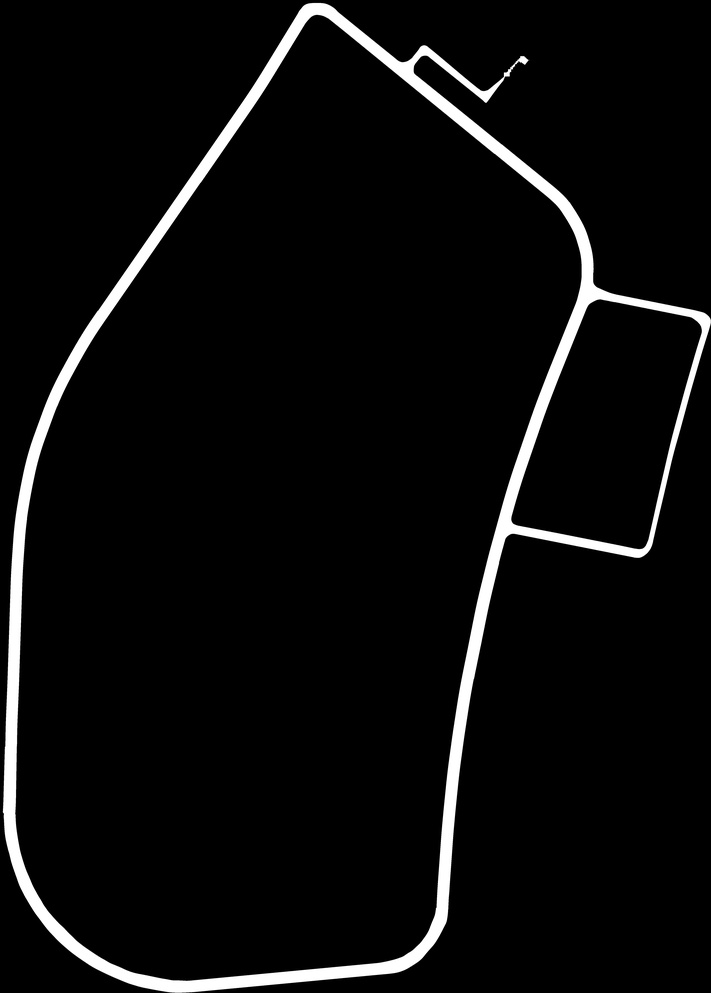
#> input picture env3.jpg, 711 x 993 px, shrunk from 4786 x 6685 before the run, found by its file name
$ python test.py
#> lines starting #> are read from the running program, lines starting #| are printed output that depends on the picture; after the words box and inside, x2 and y2 are one past the last pixel; in counts of white or black regions, pixels touching at a corner belong together
### Env.py
import random
import numpy as np
import cv2


class Environment:
    def __init__(self, env_png=r"C:\Users\Mr.D\Desktop\A\env4.png"):
        """
        初始化环境类。

        参数:
            env_png (str): 环境图像文件路径，默认值为指定路径。
        """

        self.read_env(env_png)  # 读取环境图像并进行预处理
        self.erode_env = self.erode(4)
        self.using_env = self.erode_env  # 算法中预规划使用膨胀后的地图
        self.rows = self.bin_env.shape[0]  # 获取地图行数
        self.columns = self.bin_env.shape[1]  # 获取地图列数
        self.start = None
        self.goal = None
        self.set_start_goal()  # 设置随机起点和终点

    def set_start_goal(self):
        """
        设定随机的起点和终点。

        该方法从非障碍物的位置中随机选择一个点作为起点，然后从剩余的非障碍物位置中随机选择一个点作为终点。
        """
        # 找到所有非障碍物的位置
        valid_positions = [(x, y) for x in range(self.rows) for y in range(self.columns) if self.bin_env[x][y] != 0]

        # 随机选择起点
        start_index = random.choice(valid_positions)
        self.start = start_index
        valid_positions.remove(start_index)

        # 从剩下的位置中选择终点
        goal_index = random.choice(valid_positions)
        self.goal = goal_index

    def rgb2gray(self, rgb_img):
        """
        将原始图像转为灰度图。

        参数:
            rgb_img (numpy.ndarray): 原始RGB图像。

        返回:
            numpy.ndarray: 转换后的灰度图。
        """
        gray = rgb_img[:, :, 0] * 0.295 + rgb_img[:, :, 1] * 0.587 + rgb_img[:, :, 2] * 0.114
        return gray.astype(np.uint8)

    def im_binary(self, gray_image, t=100):
        """
        将灰度图转为二值图（黑白图）。

        参数:
            gray_image (numpy.ndarray): 灰度图。
            t (int): 阈值，默认为80。

        返回:
            numpy.ndarray: 转换后的二值图。
        """
        binary_image = np.zeros(shape=(gray_image.shape[0], gray_image.shape[1]), dtype=np.uint8)
        for i in range(gray_image.shape[0]):
            for j in range(gray_image.shape[1]):
                if gray_image[i][j] > t:
                    binary_image[i][j] = 0
                else:
                    binary_image[i][j] = 1
        return binary_image

    def read_env(self, env_png):
        """
        读取环境图像并进行预处理。

        参数:
            env_png (str): 环境图像文件路径。
        """
#> called with env_png = 'C:\\Users\\Mr.D\\Desktop\\A2\\env3.jpg'

        self.origin_env = np.array(cv2.imread(env_png))  # 读取环境图像
#> self.origin_env is the input picture: shape (993, 711, 3); min 0, max 255, mean 12.4
        self.gray_img = 255 - self.rgb2gray(self.origin_env)  # 将图像转换为灰度图，并反转颜色
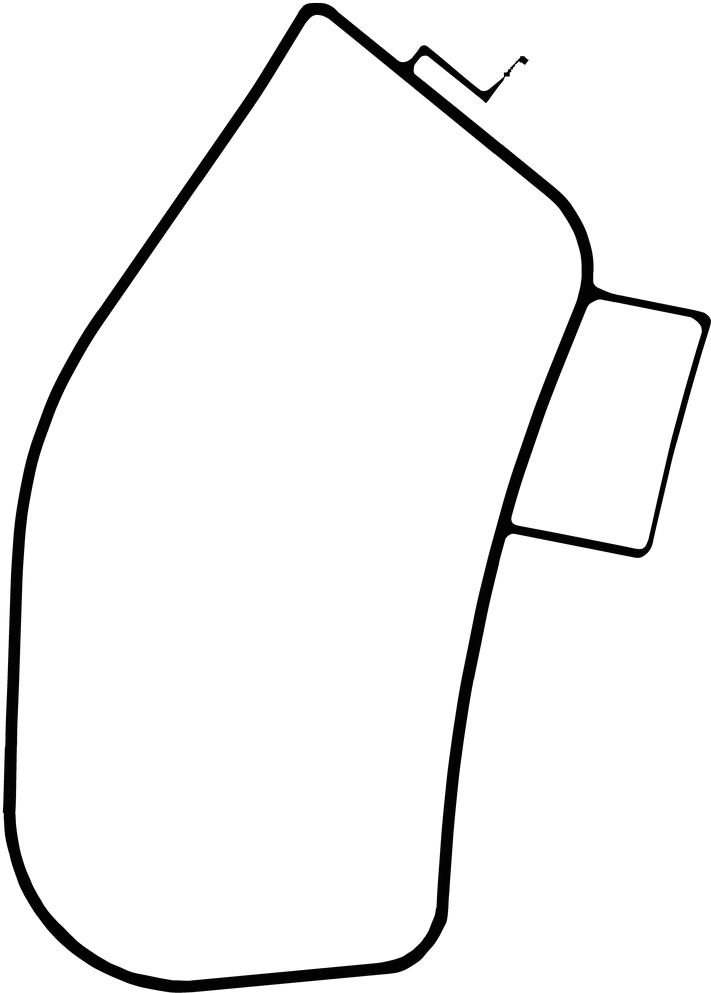
#> self.gray_img: shape (993, 711); min 2, max 255, mean 242.7
        self.bin_env = self.im_binary(self.gray_img)  # 将灰度图转换为二值图
#> after the loop in im_binary, `for i in range(gray_image.shape[0]):`: binary_image: shape (993, 711); values 0 (black) and 1 (white), 4.8% white; 1 white region, box (x1, y1, x2, y2) and area: (3, 3, 711, 993) 33644

    def erode(self, kernel_size, iterations=2):
        """
        对二值图进行腐蚀操作。

        参数:
            kernel_size (int): 腐蚀核大小。
            iterations (int): 腐蚀迭代次数，默认为2。

        返回:
            numpy.ndarray: 腐蚀后的二值图。
        """
#> called with kernel_size = 4, iterations = 2
        kernel = np.ones((kernel_size, kernel_size), np.uint8)
        erode_env = cv2.erode(self.bin_env, kernel, iterations=iterations)
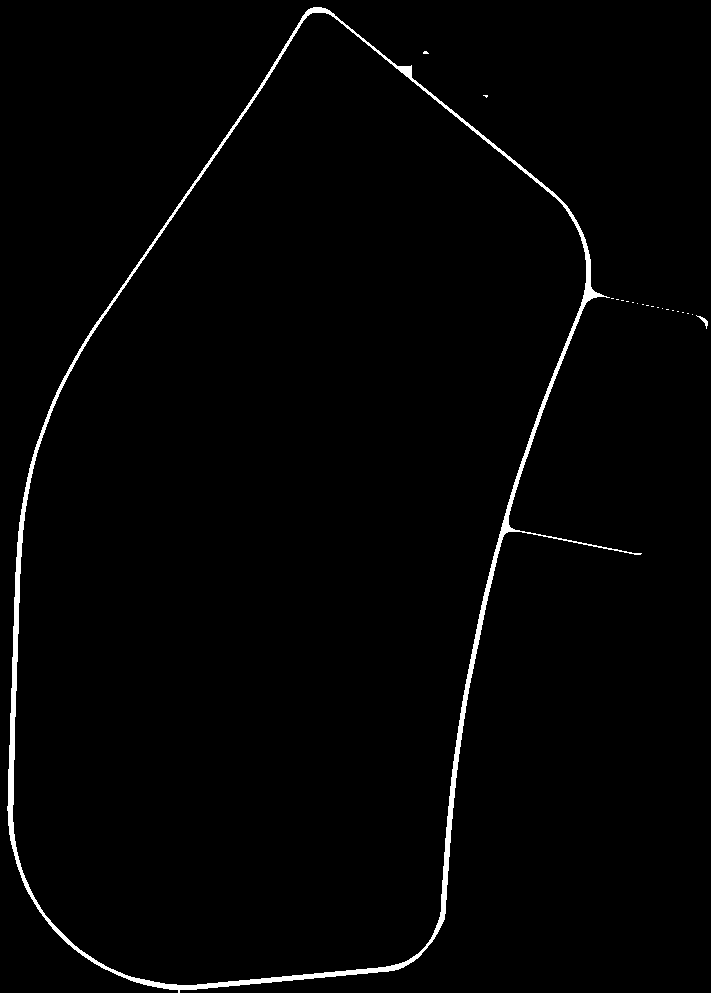
#> erode_env: shape (993, 711); values 0 (black) and 1 (white), 1.6% white; 21 white regions (19 under 20 px), largest, box (x1, y1, x2, y2) and area: (7, 7, 642, 993) 10903, (696, 315, 708, 329) 45
        return erode_env

    # [14 lines left out: function dilate, not called in this run]

### RLP2.py
import copy
from scipy.spatial import distance
from Env import Environment
from Bezier import *


class RightLeaningPlanning:
    def __init__(self, env="C:\\Users\\Mr.D\\Desktop\\A2\\env1.jpg"):
        """
        初始化右倾规划类。

        参数:
            env (str): 环境图像文件路径，默认值为指定路径。
        """
        self.env = Environment(env)  # 创建环境实例
#> in set_start_goal, `valid_positions = [(x, y) for x in range(self.rows) for y in range(sel..`: valid_positions = 33644 items
#> in set_start_goal, `start_index = random.choice(valid_positions)`: start_index = (788, 4)
#> in set_start_goal, `goal_index = random.choice(valid_positions)`: goal_index = (885, 25)
        # self.env.start = (634, 592)
        # self.env.goal = (359, 1685)
        print('start', self.env.start, 'goal', self.env.goal)
        self.start = self.get_vaild_point(self.env.start)
        self.goal = self.get_vaild_point(self.env.goal)
        self.roads = np.load('roads.npy', allow_pickle=True).item()
#> (reads roads.npy from the repository)
        self.opposite_point = np.load('opposite_point.npy', allow_pickle=True).item()  # 预处理的邻居点
#> (reads opposite_point.npy from the repository)
        self.roads_vector1 = np.load('roads_vector1.npy', allow_pickle=True).item()  # 道路向量
#> (reads roads_vector1.npy from the repository)
        self.path = []  # 初始路径
        self.final_path = self.start_gaol()  # 最终路径
        if not self.final_path:
            self.right_normal_vectors = self.define_right_normal_vectors()  # 定义右侧法线向量
            self.nearest_start = self.find_nearest_point_roads(self.start)
            self.nearest_goal = self.find_nearest_point_roads(self.goal)  # 找到最近的起点和终点
            self.path = self.composite_a(self.nearest_start, self.nearest_goal)  # A* 搜索初始路径
            self.path.insert(0, self.env.start)
            self.path.append(self.env.goal)

    def get_vaild_point(self, point):
        if self.env.using_env[point] == 0:
            point = self.find_nearest_point_env(point)
        else:
            point = point
        return point

    # [70 lines left out: function is_straight_line, not called in this run]

    def start_gaol(self):
        if distance.euclidean(self.env.start, self.env.goal) <= 50:
            connect = self.is_straight_line(self.env.start, self.env.goal)
            if connect:
                return [self.env.start, self.env.goal]
            else:
                return []

    def define_right_normal_vectors(self):
        """
        定义八个方向上的右侧法线方向。
        """
        right_normal_vectors = {
            (1, 0): (0, -1),
            (1, 1): (1, -1),
            (0, 1): (1, 0),
            (-1, 1): (1, 1),
            (-1, 0): (0, 1),
            (-1, -1): (-1, 1),
            (0, -1): (-1, 0),
            (1, -1): (-1, -1)
        }
        return right_normal_vectors

    def get_point_in_ring(self, center, r):
        """ 获取以中心点为中心，扩展半径为 r 的所有邻居点 """
        cx, cy = center
        for dx in range(-r, r + 1):
            for dy in range(-r, r + 1):
                if abs(dx) == r or abs(dy) == r:
                    yield cx + dx, cy + dy

    def find_nearest_point_roads(self, center):
#> called with center = (788, 8)
        r = 1
        while True:
            valid_points = []
            for point in self.get_point_in_ring(center, r):
                if 0 <= point[0] < self.env.rows and 0 <= point[1] < self.env.columns and point in self.roads:
                    valid_points.append(point)

            if valid_points:
                if len(valid_points) == 1:
                    return valid_points[0]
                else:
                    # 返回与 center 直线距离最短的点
                    nearest_point = min(valid_points, key=lambda p: distance.euclidean(p, center))
                    return nearest_point
            r += 1

    def find_nearest_point_env(self, center):
        r = 1
        while True:
            valid_points = []
            for point in self.get_point_in_ring(center, r):
                if 0 <= point[0] < self.env.rows and 0 <= point[1] < self.env.columns and self.env.using_env[point] != 0:
                    valid_points.append(point)

            if valid_points:
                if len(valid_points) == 1:
                    return valid_points[0]
                else:
                    # 返回与 center 直线距离最短的点
                    nearest_point = min(valid_points, key=lambda p: distance.euclidean(p, center))
                    return nearest_point
            r += 1

    def manhattan_distance(self, p1, p2):
        """
        计算两点之间的曼哈顿距离。
        """
        return abs(p1[0] - p2[0]) + abs(p1[1] - p2[1])

    def get_neighbors_in_roads(self, current, goal, g_score, f_score):
        """
        获取当前点在道路中的邻居点。

        参数:
            current (tuple): 当前点坐标。
            g_score (dict): 当前节点到起点的实际代价。
            f_score (dict): 当前节点到终点的估计总代价。

        返回:
            list: 邻居点列表。
        """
        neighbors = []
        directions = [(-1, -1), (-1, 0), (-1, 1), (0, -1), (0, 1), (1, -1), (1, 0), (1, 1)]


        for dx, dy in directions:
            neighbor = (current[0] + dx, current[1] + dy)
            if neighbor in self.roads:
                direction = (neighbor[0] - current[0], neighbor[1] - current[1])
                # 检查方向向量是否在字典中
                if direction in self.right_normal_vectors:
                    right_normal = self.right_normal_vectors[direction]
                    right_step = (neighbor[0] + right_normal[0], neighbor[1] + right_normal[1])
                    # 检查右侧一步是否是障碍物
                    if 0 <= right_step[0] < self.env.rows and 0 <= right_step[1] < self.env.columns:
                        if self.env.using_env[right_step] == 0:
                            tentative_g_score = g_score[current] + distance.euclidean(current, neighbor)
                            tentative_f_score = tentative_g_score + self.manhattan_distance(neighbor, goal)
                            if neighbor not in f_score or tentative_f_score < f_score[neighbor]:
                                neighbors.append(neighbor)

        neighbor = self.opposite_point.get(current)
        if neighbor and neighbor in self.roads:
            tentative_g_score = g_score[current] + distance.euclidean(current, neighbor)
            tentative_f_score = tentative_g_score + self.manhattan_distance(neighbor, goal)
            # 如果邻居点不在 f_score 中，或者新的 f_score 更小，则更新
            if neighbor not in f_score or tentative_f_score <= f_score[neighbor]:
                neighbors.append(neighbor)

        return neighbors

    def composite_a(self, start, goal):
        """
        使用 A* 算法在给定的地图中寻找从 start 到 goal 的最短路径。

        参数:
            start (tuple): 起点坐标。
            goal (tuple): 终点坐标。
            method (function): 获取邻居点的方法。
        返回:
            list: 从 start 到 goal 的最短路径，如果找不到路径则返回 None。
        """
#> called with start = (763, 35), goal = (790, 41)
        open_set = {start}
        closed_set = set()
        came_from = {}
        g_score = {start: 0}
        f_score = {start: self.manhattan_distance(start, goal)}  # 改为曼哈顿距离

        while open_set:
            # 选择 f_score 最小的点
            current = min(open_set, key=lambda x: f_score[x])

            if current == goal:
                # 构建并返回路径
                path = [current]
                while current in came_from:
                    current = came_from[current]
                    path.append(current)
                return path[::-1]

            open_set.remove(current)
            closed_set.add(current)

            # 获取当前点的邻居点
            neighbors = self.get_neighbors_in_roads(current, goal, g_score, f_score)
            for neighbor in neighbors:
                if neighbor in closed_set:
                    continue

                tentative_g_score = g_score[current] + distance.euclidean(current, neighbor)
                if neighbor not in open_set or tentative_g_score < g_score.get(neighbor, float('inf')):
                    came_from[neighbor] = current
                    g_score[neighbor] = tentative_g_score
                    f_score[neighbor] = g_score[neighbor] + self.manhattan_distance(neighbor, goal)  # 启发式函数改为曼哈顿距离
                    if neighbor not in open_set:
                        open_set.add(neighbor)

        return None  # 如果没有找到路径，返回 None

### test.py
import logging
from RLP2 import *
import matplotlib.pyplot as plt
import os

r = RightLeaningPlanning("C:\\Users\\Mr.D\\Desktop\\A2\\env3.jpg")

if r.path:
    fig, ax = plt.subplots()
    # 绘制环境图像
    # 反转颜色：将值为 255 的地方变为 0（黑色），将值为 0 的地方变为 255（白色）
    ax.imshow(r.env.bin_env, cmap='gray')

    # 绘制起点（绿色）
    start_x, start_y = r.env.start
    ax.plot(start_y, start_x, 'go', markersize=10, label='Start{}'.format((start_x, start_y)))

    # 绘制终点（红色）
    goal_x, goal_y = r.env.goal
    ax.plot(goal_y, goal_x, 'ro', markersize=10, label='Goal{}'.format((goal_x, goal_y)))

    path_x, path_y = zip(*r.path)
    ax.plot(path_y, path_x, 'b-', linewidth=1, label='path')

    # 为了避免重复的图例项，只添加一次路径标签
    handles, labels = ax.get_legend_handles_labels()
    by_label = dict(zip(labels, handles))
    ax.legend(by_label.values(), by_label.keys())

        # 设置轴标签
    ax.set_xlabel('Y')
    ax.set_ylabel('X')
else:
    print('no path')


plt.show()
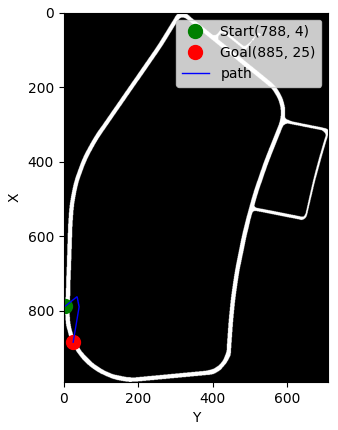
#> figure drawn by matplotlib, 1 panel
